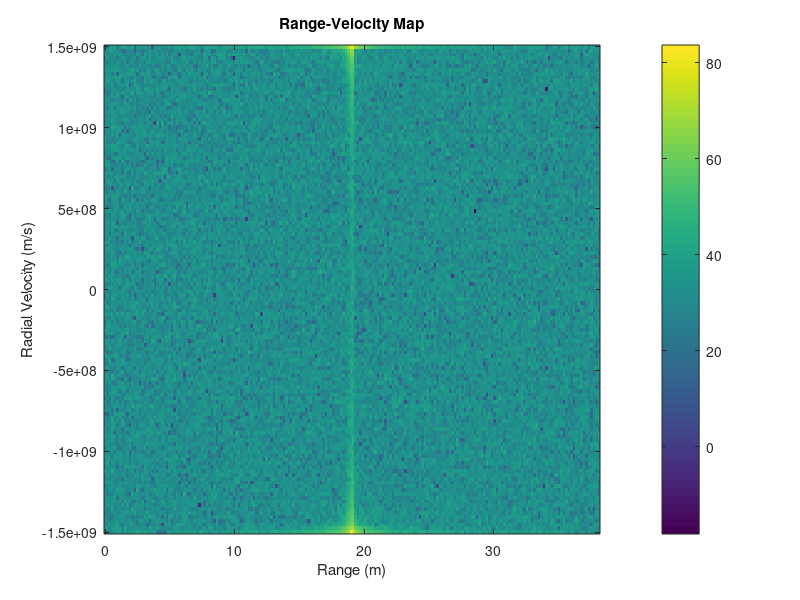
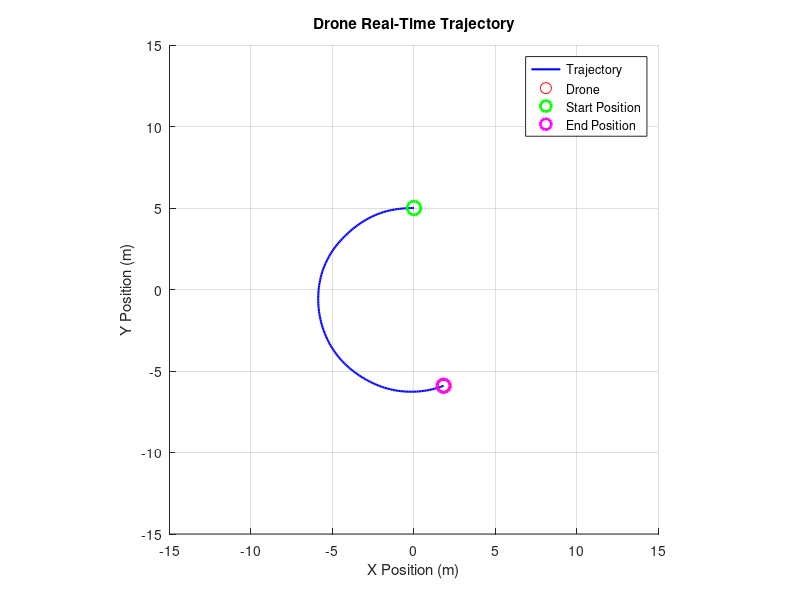
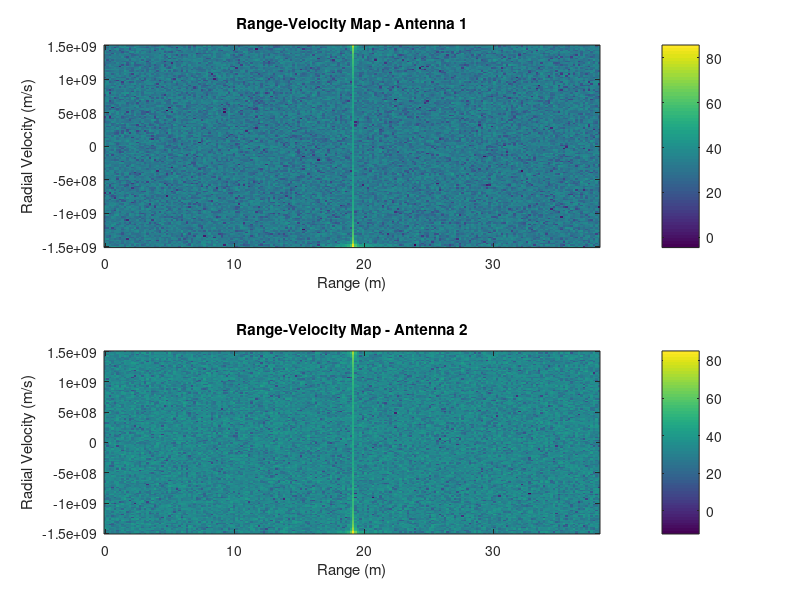
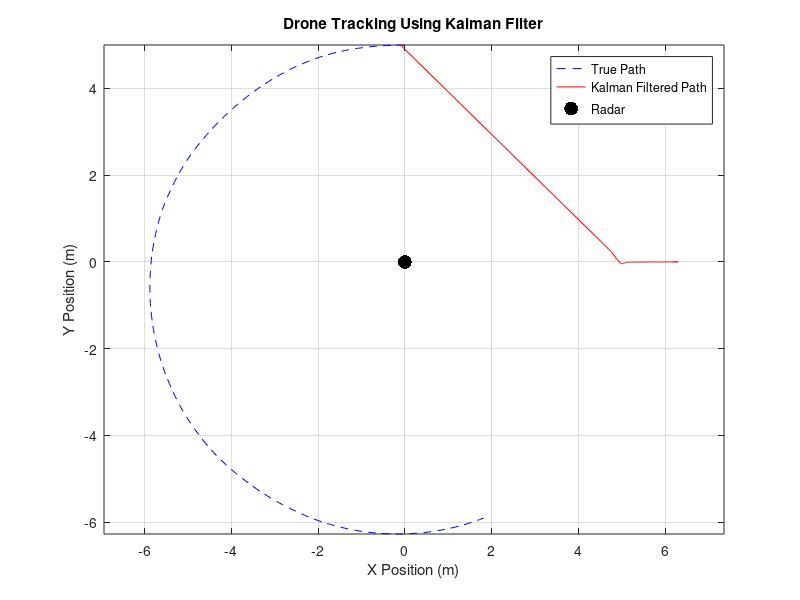

Recreate these plots in MATLAB, in order.
% Simulation parameters
c = 3e8; % Speed of light (m/s)
f0 = 24e9; % Carrier frequency (Hz)
B = 500e6; % Bandwidth (Hz)
dt = 0.1; % Time step (s)
T_chirp = dt; % Chirp duration (s)
t_total = 20; % Total simulation time (s)
N_chirps = t_total / T_chirp; % Number of chirps
fs = 128e3; % Sampling frequency (Hz)
N_samples = 128; % Samples per chirp
SNR = 10; % Signal-to-noise ratio (dB)

% Derived parameters
lambda = c / f0; % Wavelength (m)
range_resolution = c / (2 * B); % Range resolution (m)
range_bins = (0:N_samples-1) * range_resolution; % Range axis
velocity_bins = linspace(-c / (2 * T_chirp), c / (2 * T_chirp), N_chirps); % Velocity axis

% Initialize beat signal
beat_signal = zeros(N_samples, N_chirps);

% Simulate UAV motion
R0 = 5; % Initial range (m)
vr = -1; % Radial velocity (m/s)

for chirp = 1:N_chirps
    t_fast = (0:N_samples-1) / fs; % Fast time
    range = R0 + vr * (chirp * T_chirp); % Updated range (m)
    time_delay = 2 * range / c; % Time delay (s)
    beat_freq = 2 * B * time_delay / T_chirp; % Beat frequency (Hz)
    
    % Simulate beat signal
    beat_signal(:, chirp) = exp(1j * 2 * pi * beat_freq * t_fast);
end

% Add Gaussian noise to simulate realistic conditions
noise = (randn(size(beat_signal)) + 1j * randn(size(beat_signal))) / sqrt(2);
beat_signal = beat_signal + 10^(-SNR/20) * noise;

% Perform 2D-FFT to generate Range-Velocity Map
range_velocity_map = fftshift(abs(fft2(beat_signal, N_samples, N_chirps)), 2);

% Plot Range-Velocity Map
figure;
imagesc(range_bins, velocity_bins, 20 * log10(range_velocity_map));
title('Range-Velocity Map');
xlabel('Range (m)');
ylabel('Radial Velocity (m/s)');
colorbar;
axis xy;

%% Section 2: Real-Time Drone Movement Visualization
% Initial drone parameters
initial_position = [0, 5]; % [x, y] initial position (m)
initial_velocity = [-1, 0]; % [vx, vy] initial velocity (m/s)
initial_angular_velocity = deg2rad(10); % Angular velocity (rad/s)

% Simulation parameters
time_steps = 0:dt:t_total; % Time array
n_steps = length(time_steps);

% Initialize arrays for storing drone position and velocity
positions = zeros(n_steps, 2); % [x, y]
velocities = zeros(n_steps, 2); % [vx, vy]

% Set initial conditions
positions(1, :) = initial_position;
velocities(1, :) = initial_velocity;

% Create figure for real-time visualization
figure;
hold on;
grid on;
axis equal;
title('Drone Real-Time Trajectory');
xlabel('X Position (m)');
ylabel('Y Position (m)');
xlim([-15, 15]); % Adjust axis limits based on expected movement
ylim([-15, 15]);
trajectory_plot = plot(positions(1, 1), positions(1, 2), 'b-', 'LineWidth', 1.5, 'DisplayName', 'Trajectory');
drone_marker = plot(positions(1, 1), positions(1, 2), 'ro', 'MarkerSize', 8, 'DisplayName', 'Drone');
legend;

% Simulate drone movement
for t = 2:n_steps
    % Update angular velocity with random fluctuation (e.g., turbulence effect)
    angular_velocity = initial_angular_velocity + 0.05 * randn();
    
    % Compute velocity rotation due to angular velocity
    rotation_matrix = [cos(angular_velocity * dt), -sin(angular_velocity * dt);
                       sin(angular_velocity * dt),  cos(angular_velocity * dt)];
    velocities(t, :) = (rotation_matrix * velocities(t-1, :)')';
    
    % Update position based on velocity
    positions(t, :) = positions(t-1, :) + velocities(t, :) * dt;
    
    % Update trajectory plot
    set(trajectory_plot, 'XData', positions(1:t, 1), 'YData', positions(1:t, 2));
    set(drone_marker, 'XData', positions(t, 1), 'YData', positions(t, 2));
    
    % Pause to simulate real-time movement
    pause(dt);
end

% Highlight initial and final positions
plot(initial_position(1), initial_position(2), 'go', 'MarkerSize', 10, 'LineWidth', 2, 'DisplayName', 'Start Position');
plot(positions(end, 1), positions(end, 2), 'mo', 'MarkerSize', 10, 'LineWidth', 2, 'DisplayName', 'End Position');
legend('Trajectory', 'Drone', 'Start Position', 'End Position');

%% Section 3: Antenna Reception and Drone Tracking
% Parameters for antenna configuration
antenna_distance = 1.3; % Distance between antennas (m)
radar_position = [0, 0]; % Radar position at the origin
antenna_positions = [0, 0; antenna_distance, 0]; % Antenna 1 at (0,0), Antenna 2 at (1.3,0)

% Initialize signals received by both antennas
signal_antenna1 = zeros(N_samples, N_chirps); % Signal at Antenna 1
signal_antenna2 = zeros(N_samples, N_chirps); % Signal at Antenna 2

% Simulate reception of the signal at both antennas
for chirp = 1:N_chirps
    % Current drone position
    drone_position = positions(chirp + 1, :); % From Section 2
    
    % Calculate range to both antennas
    range_antenna1 = norm(drone_position - antenna_positions(1, :));
    range_antenna2 = norm(drone_position - antenna_positions(2, :));
    
    % Time delay and Doppler shift
    time_delay1 = 2 * range_antenna1 / c;
    time_delay2 = 2 * range_antenna2 / c;
    
    % Beat frequencies
    beat_freq1 = 2 * B * time_delay1 / T_chirp;
    beat_freq2 = 2 * B * time_delay2 / T_chirp;
    
    % Fast time
    t_fast = (0:N_samples-1) / fs;
    
    % Generate beat signals
    signal_antenna1(:, chirp) = exp(1j * 2 * pi * beat_freq1 * t_fast);
    signal_antenna2(:, chirp) = exp(1j * 2 * pi * beat_freq2 * t_fast);
end

% Add Gaussian noise to the signals
noise_antenna1 = (randn(size(signal_antenna1)) + 1j * randn(size(signal_antenna1))) / sqrt(2);
noise_antenna2 = (randn(size(signal_antenna2)) + 1j * randn(size(signal_antenna2))) / sqrt(2);
signal_antenna1 = signal_antenna1 + 10^(-SNR/20) * noise_antenna1;
signal_antenna2 = signal_antenna2 + 10^(-SNR/20) * noise_antenna2;

% Calculate phase difference between antennas at a specific sample index
sample_idx = 1; % Choose a sample index
phase_difference_per_chirp = angle(signal_antenna1(sample_idx, :)) - angle(signal_antenna2(sample_idx, :));

% Estimate angle of arrival (AoA)
aoa_estimate = asin((c / (2 * pi * f0)) * phase_difference_per_chirp / antenna_distance);

% Perform FFT on signals for range-Doppler analysis
fft_antenna1 = fftshift(abs(fft2(signal_antenna1, N_samples, N_chirps)), 2);
fft_antenna2 = fftshift(abs(fft2(signal_antenna2, N_samples, N_chirps)), 2);

% Plot FFT results for both antennas
figure;
subplot(2, 1, 1);
imagesc(range_bins, velocity_bins, 20 * log10(fft_antenna1));
title('Range-Velocity Map - Antenna 1');
xlabel('Range (m)');
ylabel('Radial Velocity (m/s)');
colorbar;
axis xy;

subplot(2, 1, 2);
imagesc(range_bins, velocity_bins, 20 * log10(fft_antenna2));
title('Range-Velocity Map - Antenna 2');
xlabel('Range (m)');
ylabel('Radial Velocity (m/s)');
colorbar;
axis xy;

%% Kalman Filter for Drone Tracking
% State vector: [x; y; vx; vy]
state = [positions(2, 1); positions(2, 2); initial_velocity(1); initial_velocity(2)];
state_covariance = eye(4) * 10; % Initial covariance

% Process and measurement noise covariances
process_noise = diag([0.1, 0.1, 0.01, 0.01]); % Process noise (small for position, velocity)
measurement_noise = diag([0.5, 0.5]); % Measurement noise (higher for AoA)

% Kalman filter matrices
F = [1, 0, dt, 0; 0, 1, 0, dt; 0, 0, 1, 0; 0, 0, 0, 1]; % State transition matrix
H = [1, 0, 0, 0; 0, 1, 0, 0]; % Measurement matrix

% Initialize arrays for storing tracking results
kalman_positions = zeros(n_steps, 2);
kalman_positions(1, :) = positions(2, :); % Initialize with second position

for t = 2:n_steps
    % Prediction step
    predicted_state = F * state;
    predicted_covariance = F * state_covariance * F' + process_noise;
    
    % Measurement (position derived from AoA and range)
    measured_range = norm(positions(t, :) - radar_position);
    measured_angle = aoa_estimate(t - 1); % Adjust index
    
    measured_position = radar_position + [measured_range * cos(measured_angle), measured_range * sin(measured_angle)];
    
    % Update step
    innovation = measured_position' - H * predicted_state;
    innovation_covariance = H * predicted_covariance * H' + measurement_noise;
    kalman_gain = predicted_covariance * H' / innovation_covariance;
    state = predicted_state + kalman_gain * innovation;
    state_covariance = (eye(4) - kalman_gain * H) * predicted_covariance;
    
    % Store position
    kalman_positions(t, :) = state(1:2)';
end

% Plot tracking results
figure;
plot(positions(:, 1), positions(:, 2), 'b--', 'DisplayName', 'True Path');
hold on;
plot(kalman_positions(:, 1), kalman_positions(:, 2), 'r-', 'DisplayName', 'Kalman Filtered Path');
scatter(radar_position(1), radar_position(2), 100, 'k', 'filled', 'DisplayName', 'Radar');
title('Drone Tracking Using Kalman Filter');
xlabel('X Position (m)');
ylabel('Y Position (m)');
legend;
grid on;
axis equal;
